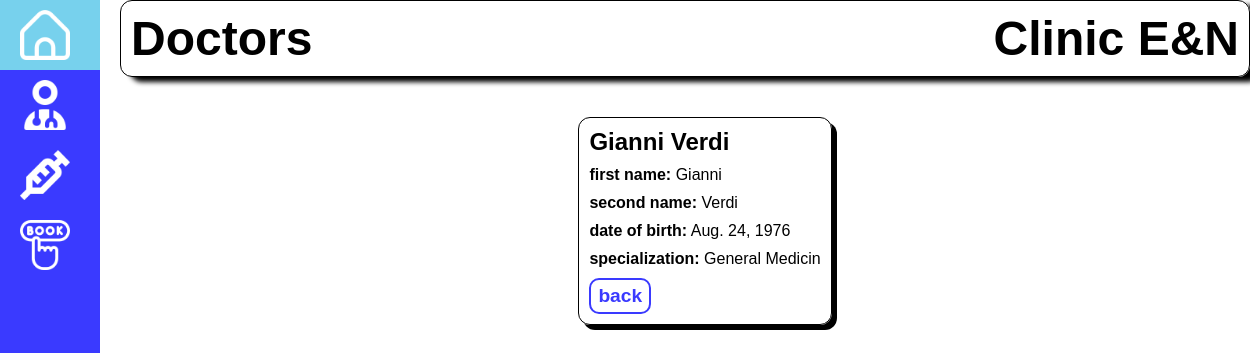
Screenshot of /dashboard/doctor/2/ with the database file from the repository.
### dashboard/models.py (models this page shows, shortened)
class Doctor(models.Model):
    user = models.OneToOneField(
        User, on_delete=models.SET_NULL,
        null=True, blank=True,
        related_name='doctor_profile'
    )
    first_name = models.CharField(max_length=100)
    last_name = models.CharField(max_length=100)
    specialization = models.CharField(max_length=100)
    id_doctor = models.CharField(max_length=10, unique=True, help_text='ID Doctor')
    date_of_birth = models.DateField()
    class Meta:
        ordering = ['specialization', 'last_name', 'first_name', 'id_doctor']

### dashboard/views.py (the view)
# urls.py: path('doctor/<int:pk>/', views.DoctorDetailView.as_view(), name='doctor-detail'),
class DoctorDetailView(generic.DetailView):
    model = Doctor

### dashboard/templates/dashboard/doctor_detail.html
{% extends "base.html" %}
{% block content %}
    <div class="block-patient">
        <h2>{{doctor.first_name}} {{doctor.last_name}}</h2>
        <p><b>first name:</b> <span>{{doctor.first_name}}</span></p>
        <p><b>second name:</b> <span>{{doctor.last_name}}</span></p>
        <p><b>date of birth:</b> <span>{{doctor.date_of_birth}}</span></p>
        <p><b>specialization:</b> <span>{{doctor.specialization}}</span></p>
        <a class="btn" href="{% url 'doctors'%}">back</a>
    </div>
{% endblock %}

### dashboard/static/css/style.css (style rules this page uses)
* { font-family: Montserrat, sans-serif; margin: 0; padding:0; font-style: normal; }
body { display: flex; gap: 20px; }
.block-patient { display: flex; flex-direction: column; justify-content: space-between; margin-bottom: 10px; align-items: flex-start; gap: 10px; row-gap: 10px; border: 1px solid black; box-shadow: 5px 5px rgb(0, 0, 0); border-radius: 12px; padding: 10px; }
.block-patient .btn { border: 2px solid rgb(58, 58, 255); background-color: white; color: rgb(58, 58, 255); font-weight: bold; padding: 5px 7px; text-decoration: none; border-radius: 10px; font-size: larger; }

### rows the page displays
Doctor: first_name "Gianni", last_name "Verdi", date_of_birth "Aug. 24, 1976", specialization "General Medicin"
